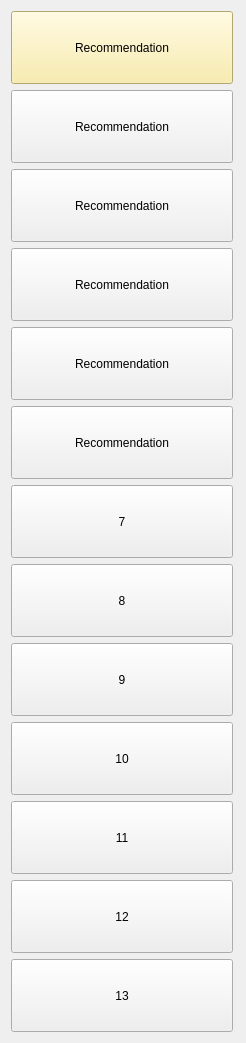
       <widget class="QWidget" name="Table_Order_Page_scrollAreaWidgetContents">
        <property name="geometry">
         <rect>
          <x>0</x>
          <y>0</y>
          <width>246</width>
          <height>1039</height>
         </rect>
        </property>
        <layout class="QVBoxLayout" name="verticalLayout_12">
         <item>
          <widget class="QPushButton" name="Table_Order_Page_btn_tab_1">
           <property name="minimumSize">
            <size>
             <width>222</width>
             <height>73</height>
            </size>
           </property>
           <property name="maximumSize">
            <size>
             <width>222</width>
             <height>73</height>
            </size>
           </property>
           <property name="styleSheet">
            <string notr="true">
background-color: rgb(249, 234, 154);</string>
           </property>
           <property name="text">
            <string>Recommendation</string>
           </property>
          </widget>
         </item>
         <item>
          <widget class="QPushButton" name="Table_Order_Page_btn_tab_2">
           <property name="minimumSize">
            <size>
             <width>222</width>
             <height>73</height>
            </size>
           </property>
           <property name="maximumSize">
            <size>
             <width>222</width>
             <height>73</height>
            </size>
           </property>
           <property name="styleSheet">
            <string notr="true"/>
           </property>
           <property name="text">
            <string>Recommendation</string>
           </property>
          </widget>
         </item>
         <item>
          <widget class="QPushButton" name="Table_Order_Page_btn_tab_3">
           <property name="minimumSize">
            <size>
             <width>222</width>
             <height>73</height>
            </size>
           </property>
           <property name="maximumSize">
            <size>
             <width>222</width>
             <height>73</height>
            </size>
           </property>
           <property name="styleSheet">
            <string notr="true"/>
           </property>
           <property name="text">
            <string>Recommendation</string>
           </property>
          </widget>
         </item>
         <item>
          <widget class="QPushButton" name="Table_Order_Page_btn_tab_4">
           <property name="minimumSize">
            <size>
             <width>222</width>
             <height>73</height>
            </size>
           </property>
           <property name="maximumSize">
            <size>
             <width>222</width>
             <height>73</height>
            </size>
           </property>
           <property name="styleSheet">
            <string notr="true"/>
           </property>
           <property name="text">
            <string>Recommendation</string>
           </property>
          </widget>
         </item>
         <item>
          <widget class="QPushButton" name="Table_Order_Page_btn_tab_5">
           <property name="minimumSize">
            <size>
             <width>222</width>
             <height>73</height>
            </size>
           </property>
           <property name="maximumSize">
            <size>
             <width>222</width>
             <height>73</height>
            </size>
           </property>
           <property name="styleSheet">
            <string notr="true"/>
           </property>
           <property name="text">
            <string>Recommendation</string>
           </property>
          </widget>
         </item>
         <item>
          <widget class="QPushButton" name="Table_Order_Page_btn_tab_6">
           <property name="minimumSize">
            <size>
             <width>222</width>
             <height>73</height>
            </size>
           </property>
           <property name="maximumSize">
            <size>
             <width>222</width>
             <height>73</height>
            </size>
           </property>
           <property name="styleSheet">
            <string notr="true"/>
           </property>
           <property name="text">
            <string>Recommendation</string>
           </property>
          </widget>
         </item>
         <item>
          <widget class="QPushButton" name="Table_Order_Page_btn_tab_7">
           <property name="minimumSize">
            <size>
             <width>222</width>
             <height>73</height>
            </size>
           </property>
           <property name="maximumSize">
            <size>
             <width>222</width>
             <height>73</height>
            </size>
           </property>
           <property name="styleSheet">
            <string notr="true"/>
           </property>
           <property name="text">
            <string>7</string>
           </property>
          </widget>
         </item>
         <item>
          <widget class="QPushButton" name="Table_Order_Page_btn_tab_8">
           <property name="minimumSize">
            <size>
             <width>222</width>
             <height>73</height>
            </size>
           </property>
           <property name="maximumSize">
            <size>
             <width>222</width>
             <height>73</height>
            </size>
           </property>
           <property name="styleSheet">
            <string notr="true"/>
           </property>
           <property name="text">
            <string>8</string>
           </property>
          </widget>
         </item>
         <item>
          <widget class="QPushButton" name="Table_Order_Page_btn_tab_9">
           <property name="minimumSize">
            <size>
             <width>222</width>
             <height>73</height>
            </size>
           </property>
           <property name="maximumSize">
            <size>
             <width>222</width>
             <height>73</height>
            </size>
           </property>
           <property name="styleSheet">
            <string notr="true"/>
           </property>
           <property name="text">
            <string>9</string>
           </property>
          </widget>
         </item>
         <item>
          <widget class="QPushButton" name="Table_Order_Page_btn_tab_10">
           <property name="minimumSize">
            <size>
             <width>222</width>
             <height>73</height>
            </size>
           </property>
           <property name="maximumSize">
            <size>
             <width>222</width>
             <height>73</height>
            </size>
           </property>
           <property name="styleSheet">
            <string notr="true"/>
           </property>
           <property name="text">
            <string>10</string>
           </property>
          </widget>
         </item>
         <item>
          <widget class="QPushButton" name="Table_Order_Page_btn_tab_11">
           <property name="minimumSize">
            <size>
             <width>222</width>
             <height>73</height>
            </size>
           </property>
           <property name="maximumSize">
            <size>
             <width>222</width>
             <height>73</height>
            </size>
           </property>
           <property name="styleSheet">
            <string notr="true"/>
           </property>
           <property name="text">
            <string>11</string>
           </property>
          </widget>
         </item>
         <item>
          <widget class="QPushButton" name="Table_Order_Page_btn_tab_12">
           <property name="minimumSize">
            <size>
             <width>222</width>
             <height>73</height>
            </size>
           </property>
           <property name="maximumSize">
            <size>
             <width>222</width>
             <height>73</height>
            </size>
           </property>
           <property name="styleSheet">
            <string notr="true"/>
           </property>
           <property name="text">
            <string>12</string>
           </property>
          </widget>
         </item>
         <item>
          <widget class="QPushButton" name="Table_Order_Page_btn_tab_13">
           <property name="minimumSize">
            <size>
             <width>222</width>
             <height>73</height>
            </size>
           </property>
           <property name="maximumSize">
            <size>
             <width>222</width>
             <height>73</height>
            </size>
           </property>
           <property name="styleSheet">
            <string notr="true"/>
           </property>
           <property name="text">
            <string>13</string>
           </property>
          </widget>
         </item>
        </layout>
       </widget>
